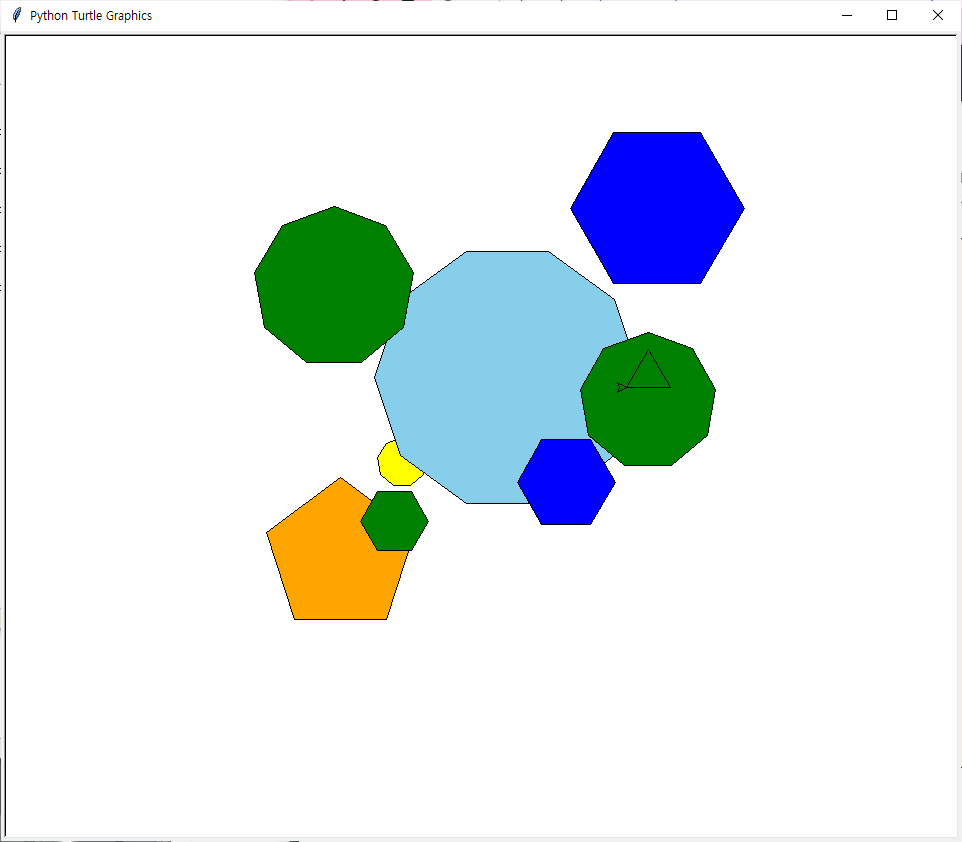

This chart was generated by the following Python code:
import turtle # 터틀모듈
import random # 랜덤모듈

t = turtle.Turtle()
s = turtle.Screen()
t.speed(0)
def draw_shape(t, c, length, sides, x, y): #함수정의
    t.up()
    t.goto(x, y)  # 좌표이동
    t.down()
    t.fillcolor(c) # 색선정
    angle = 360.0 / sides
    t.begin_fill()
    for dist in range(sides):
        t.forward(length)
        t.left(angle)
    t.end_fill()

for i in range(10):    #도형그리기
    color = random.choice([ 'white', 'yellow', 'blue', 'skyblue', 'orange', 'green' ]) #색 리스트
    side_length = random.randint(10, 100)
    sides = random.randint(3, 10)
    x = random.randint(-200, 200)
    y = random.randint(-200, 200)
    draw_shape(t, color, side_length, sides, x, y)
